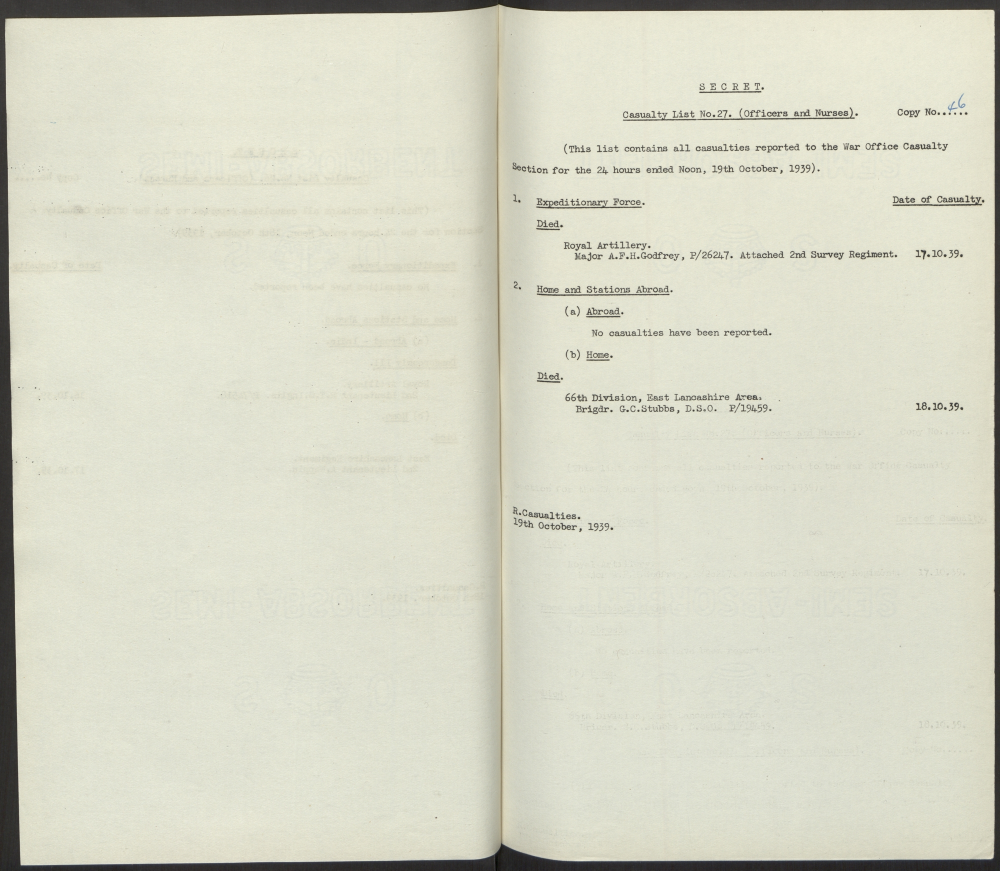
#> input picture temp/WO417_001_0029.jpg, 2000 x 1741 px (shown at 1/2 size)
$ python -i image_analyzer.py   (imports and definitions only)   (older library calls are emulated)
#> lines starting #> are read from the running program, lines starting #| are printed output that depends on the picture
import cv2
import numpy as np
from PIL import Image
import pytesseract
from typing import Dict, Tuple, Optional

class ImageAnalyzer:
    """Analyzes image quality and characteristics for preprocessing decisions"""

    def __init__(self):
        self.metrics = {}

    def analyze(self, image: Image.Image) -> Dict[str, float]:
        """Comprehensive image quality analysis"""
        img_array = np.array(image)

        # Convert to grayscale for analysis if needed
        if len(img_array.shape) == 3:
            gray = cv2.cvtColor(img_array, cv2.COLOR_RGB2GRAY)
        else:
            gray = img_array

        self.metrics = {
            'blur_score': self._detect_blur(gray),
            'contrast': self._measure_contrast(gray),
            'brightness': self._measure_brightness(gray),
            'noise_level': self._estimate_noise(gray),
            'text_confidence': self._quick_ocr_confidence(gray),
            'skew_angle': self._detect_skew(gray),
            'is_color': len(img_array.shape) == 3,
            'has_low_contrast': False,
            'is_too_dark': False,
            'is_too_bright': False,
            'is_blurry': False,
            'is_noisy': False,
            'needs_skew_correction': False,
            'overall_quality': 0.0
        }

        # Determine quality issues
        self._determine_quality_issues()

        # Calculate overall quality score
        self._calculate_overall_quality()

        return self.metrics

    def _detect_blur(self, gray: np.ndarray) -> float:
        """Detect image blur using Laplacian variance"""
        laplacian_var = cv2.Laplacian(gray, cv2.CV_64F).var()
#> laplacian_var = 230.1
        return float(laplacian_var)

    def _measure_contrast(self, gray: np.ndarray) -> float:
        """Measure image contrast using standard deviation"""
        return float(gray.std())

    def _measure_brightness(self, gray: np.ndarray) -> float:
        """Measure average brightness"""
        return float(gray.mean())

    def _estimate_noise(self, gray: np.ndarray) -> float:
        """Estimate noise level using median absolute deviation"""
        median = np.median(gray)
#> median = 222
        mad = np.median(np.abs(gray - median))
#> mad = 4
        return float(mad)

    def _quick_ocr_confidence(self, gray: np.ndarray) -> float:
        """Quick OCR test to estimate text quality"""
        try:
            # Resize for faster processing
            height, width = gray.shape
#> height = 1741; width = 2000
            if width > 1000:
                scale = 1000 / width
#> scale = 0.5
                new_width = int(width * scale)
#> new_width = 1000
                new_height = int(height * scale)
#> new_height = 870
                resized = cv2.resize(gray, (new_width, new_height))
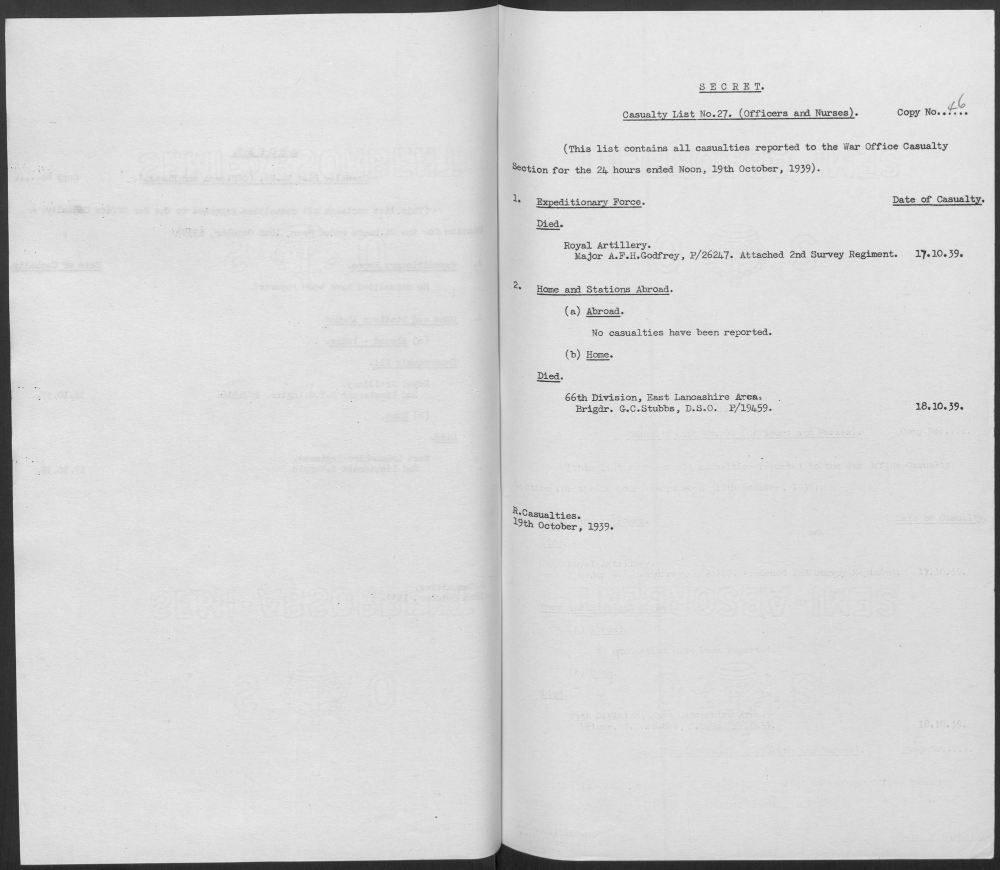
#> resized: shape (870, 1000); min 6, max 244, mean 213
            else:
                resized = gray

            # Get OCR data
#> (the run stopped early here; a loop or call above may not have finished)

$ run again, on temp/WO417_001_0193.jpg
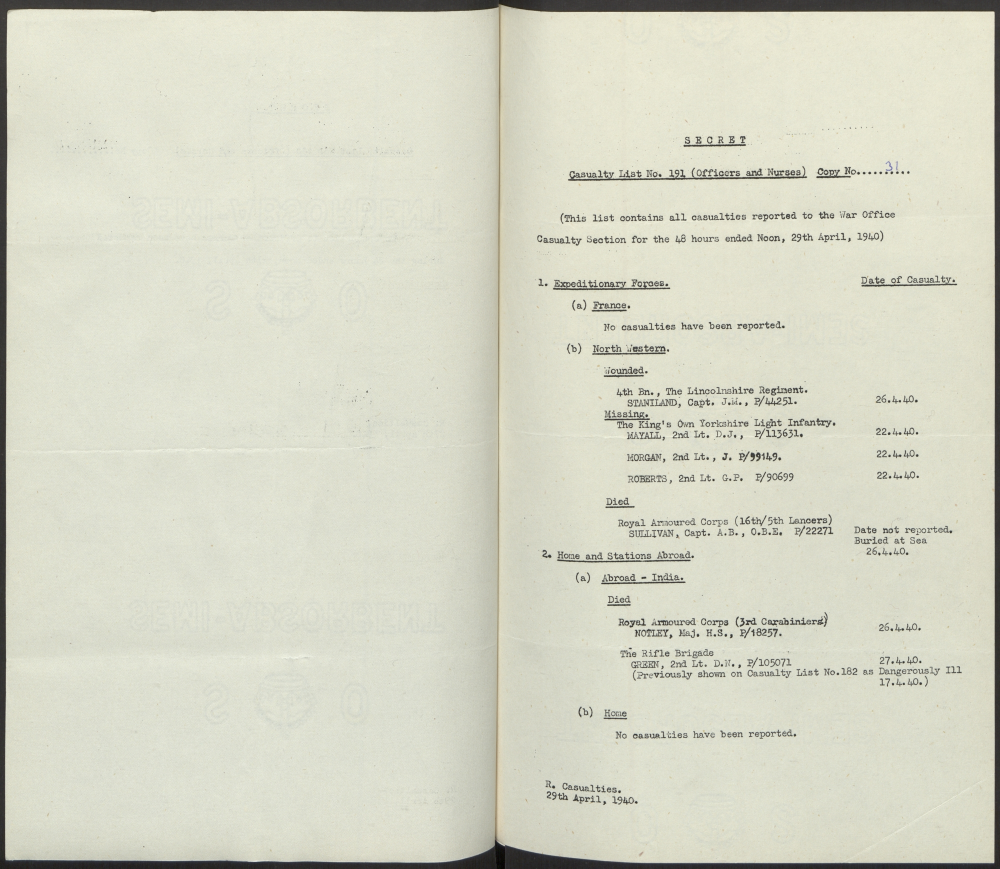
#> input picture temp/WO417_001_0193.jpg, 2000 x 1737 px (shown at 1/2 size)
#> laplacian_var = 382.6
#> median = 220
#> mad = 4
#> height = 1737; width = 2000
#> scale = 0.5
#> new_width = 1000
#> new_height = 868
#> in _quick_ocr_confidence, `resized = cv2.resize(gray, (new_width, new_height))`:
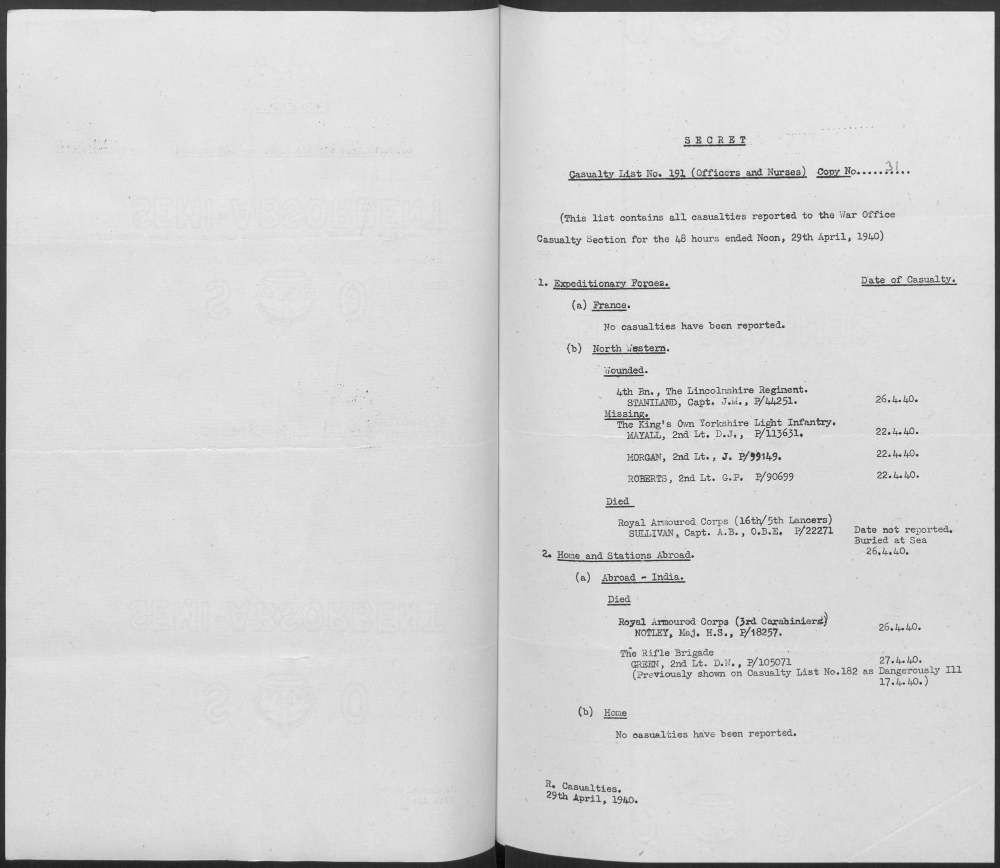
#> resized: shape (868, 1000); min 4, max 246, mean 212

$ run again, on temp/WO417_001_0223.jpg
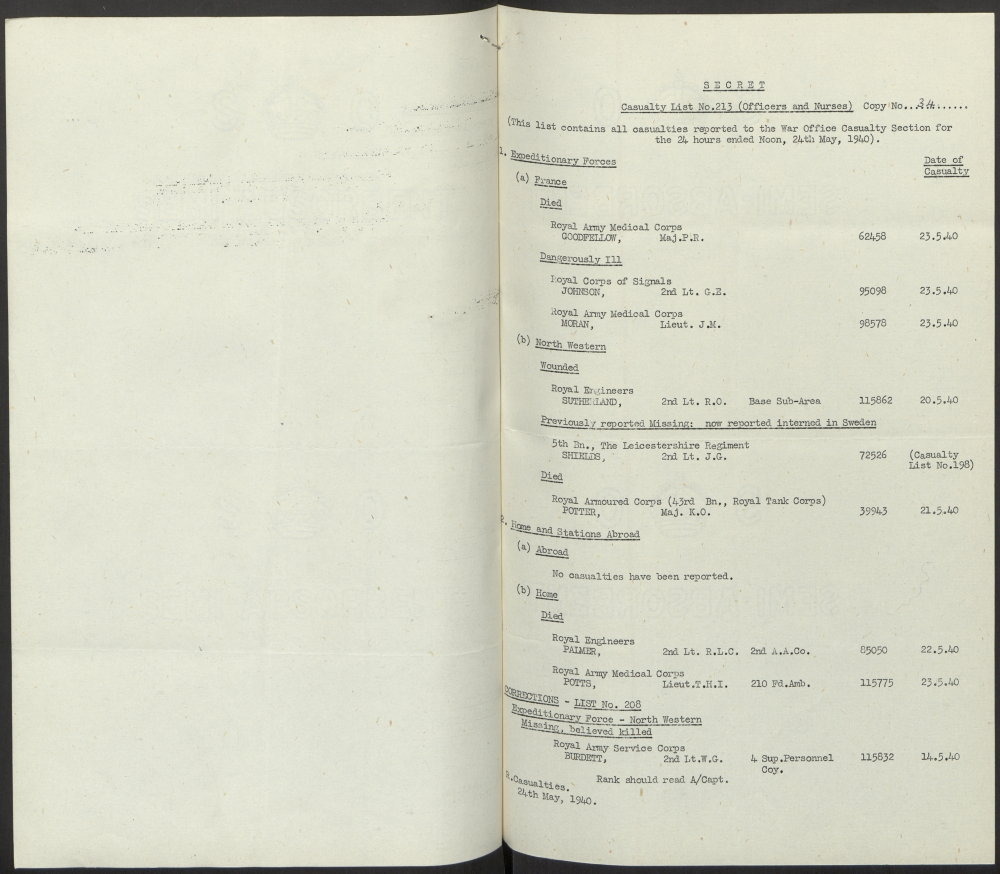
#> input picture temp/WO417_001_0223.jpg, 2000 x 1747 px (shown at 1/2 size)
#> laplacian_var = 449.2
#> median = 221
#> mad = 6
#> height = 1747; width = 2000
#> scale = 0.5
#> new_width = 1000
#> new_height = 873
#> in _quick_ocr_confidence, `resized = cv2.resize(gray, (new_width, new_height))`:
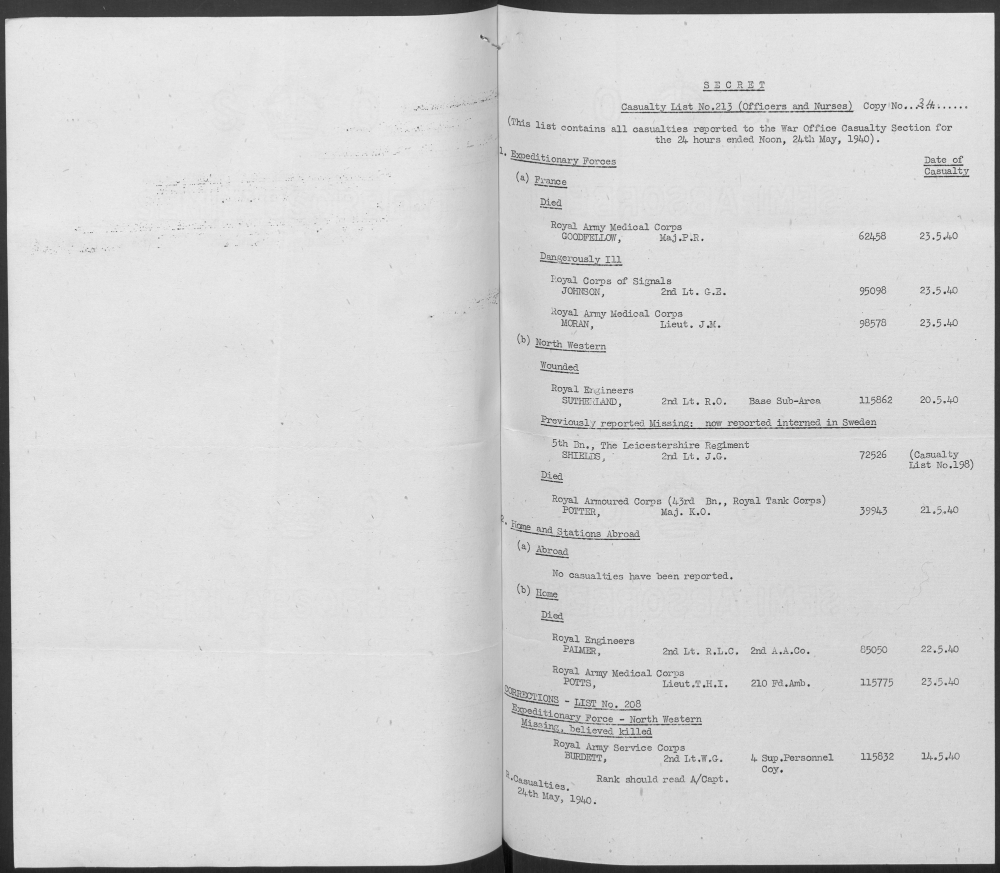
#> resized: shape (873, 1000); min 4, max 240, mean 210.2

$ run again, on temp/WO417_001_0270.jpg
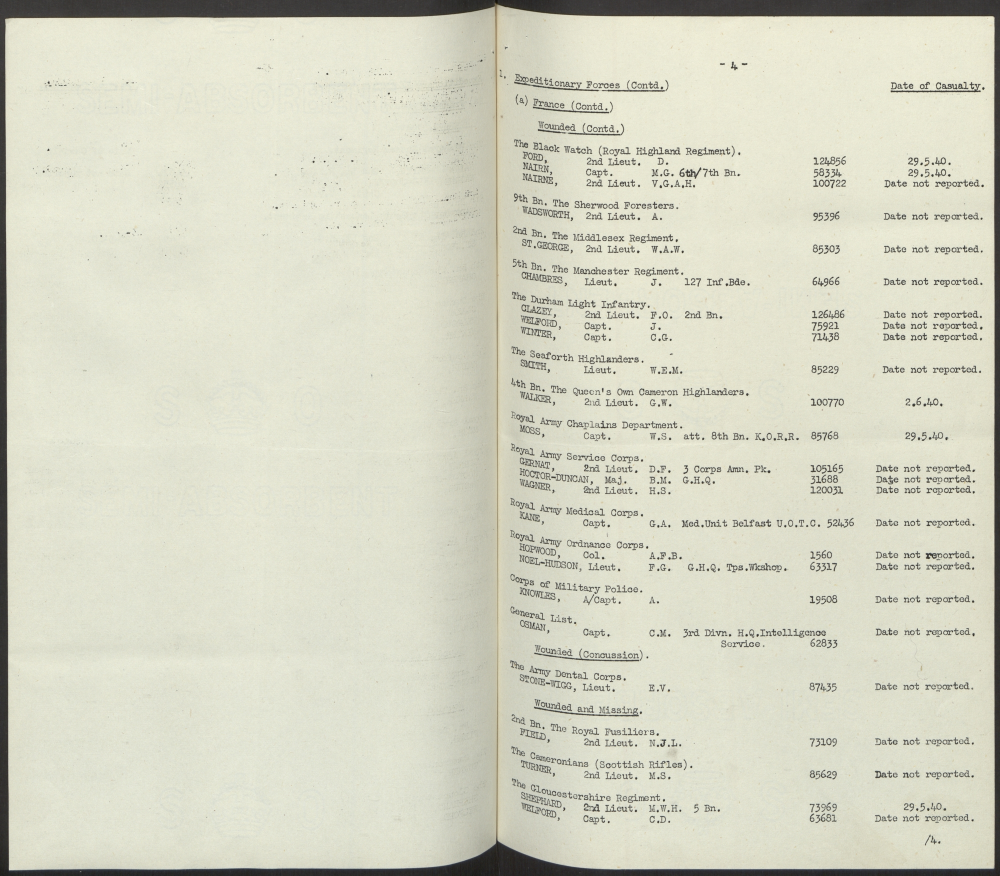
#> input picture temp/WO417_001_0270.jpg, 2000 x 1751 px (shown at 1/2 size)
#> laplacian_var = 658.5
#> median = 223
#> mad = 4
#> height = 1751; width = 2000
#> scale = 0.5
#> new_width = 1000
#> new_height = 875
#> in _quick_ocr_confidence, `resized = cv2.resize(gray, (new_width, new_height))`:
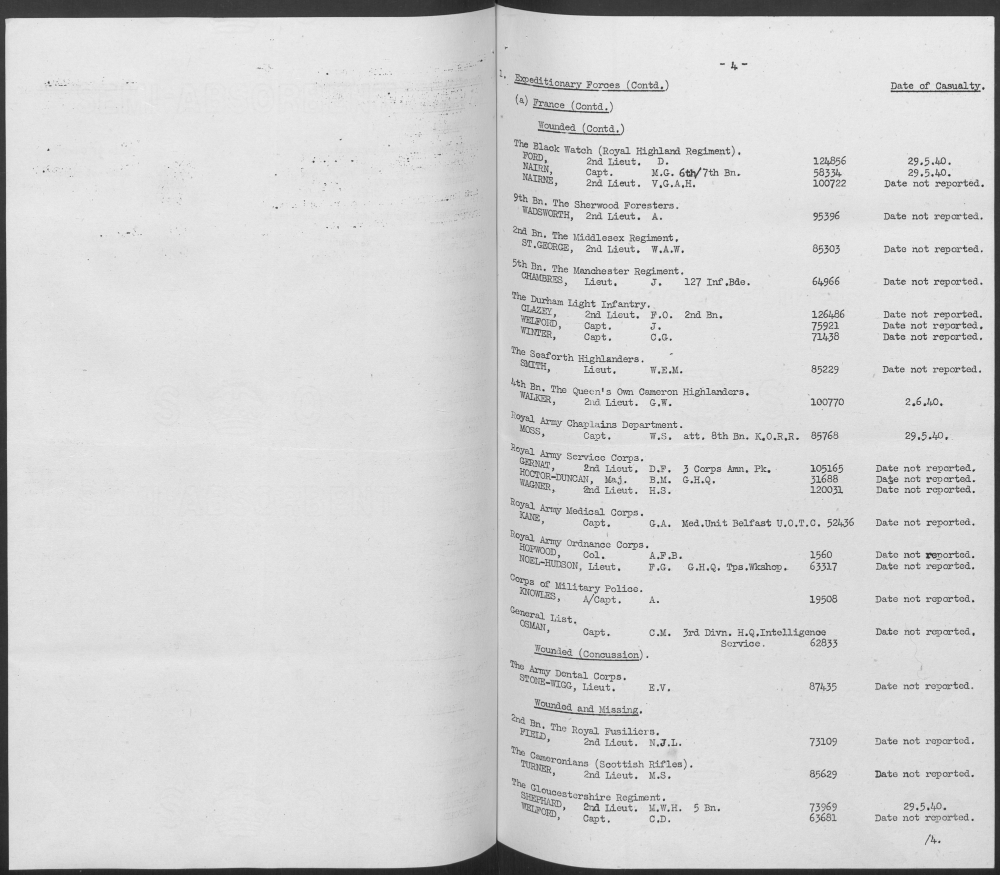
#> resized: shape (875, 1000); min 19, max 240, mean 211
